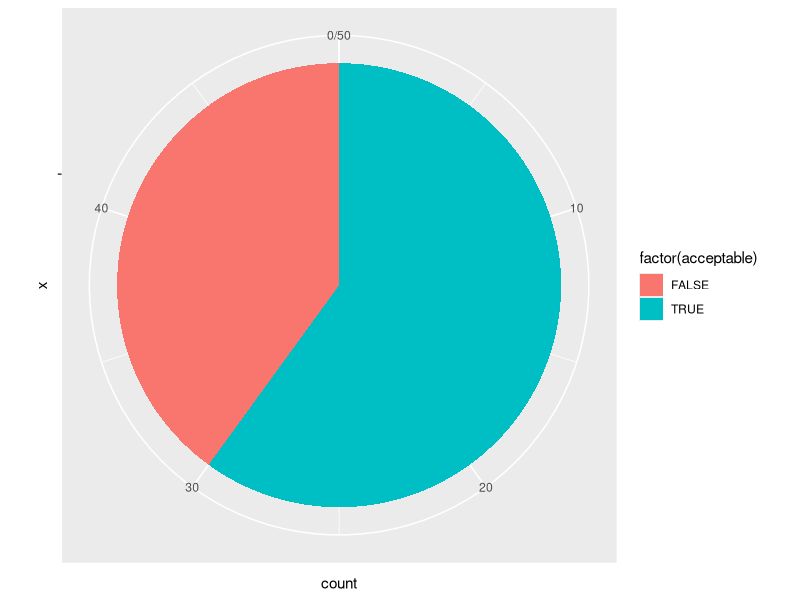

Write the R code that produced this figure.
library(tidyverse)



N <- c(1:50)

DNA_Samples <- paste0('DNA_',N)
#DNA will be separated based on E-value 
E_value <- runif(50, min = 0, max = 1)
#in this case an E-value < .5 would be considered DNA
#of unknown origin however in a real data set the cutoff evalue 
# would probably be closer to around 1e-20~30
acceptable <- E_value<.5

df <- cbind(DNA_Samples,E_value, acceptable)

df_2 <- data.frame(df)


ggplot(df_2, aes(x="", fill=factor(acceptable))) +
         geom_bar(width = 1) +
         coord_polar("y", start=0)
# Idealy I would then compare all remaining 'non human' DNA fragments from each species against each other 
#to identify if any of the DNA is shared between any, or all, of the 3 specimens 
#each segment is around 300 base pairs long, so the odds that any two segments match up
#perfectly by random chance should be 1/4^300th. 
#however the DNA probably wont be neatly cut so that the first nucleotide of the search DNA strand lines up with the first 
#nucleotide I'm searching against so I'll have to compare the search DNA against the other DNA starting from each position
#its also possible that the reverse complements may be what is present in the search DNA so it may be nessicary to generate the
#reverse complement and also check that against the other strands in the same way
# I have no idea how to do any of that in R aside from generatting the reverse complement.


#generating reverse compliment
DNA<- c('AGAATGATGTAAGATTTGCTTATCAGAATGAGTATTGTGAGAACTGTATAAGTGGTAGGGTAGCCATATGAGGATGGTGAAACTTTAAGAACAGAGACCAGCGAGGAGGCGATTACAGTAATCCAGGTAAAAGATGAAGAAGGAAAGAGTGAGTTTCATTCTAGATCCTTCCCCCTCCCTTACCCCCTACATTTAATCAATAACTCCTGTTAATTCTAATTCTTAATATCCAACAACATATTTCCTCATCTGTCTTCACTGACACTACCAGACTCTTTCCTTCTTCATCTTTTACCTGGA')
D_N_A <- unlist(strsplit(DNA,split = ""))
A_N_D <- rev(D_N_A)
a<-A_N_D=='A'
t<-A_N_D=='T'
c<-A_N_D=='C'
g<-A_N_D=='G'

A_N_D<- replace(A_N_D,a,'T')
A_N_D<-replace(A_N_D,t,'A')
A_N_D<-replace(A_N_D,c,'G')
A_N_D<-replace(A_N_D,g,'C')
#this could probably be done more efficiently for large amounts of data in a forloop 